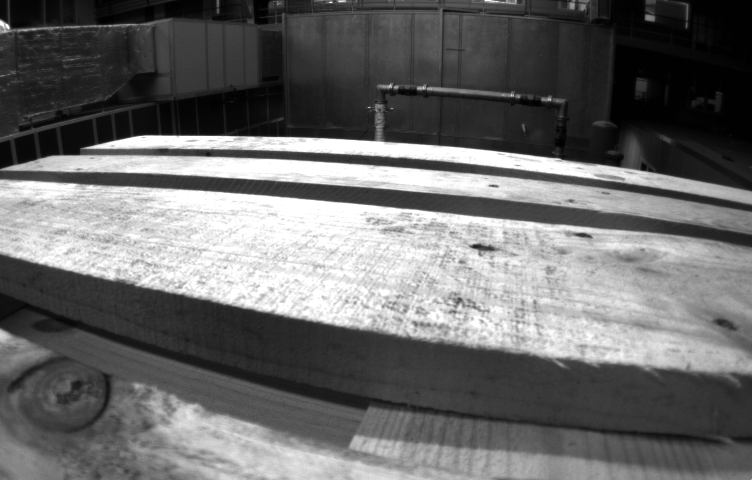
//> input picture orb/1.png, 752 x 480 px
$ ./orb   (built with g++ and OpenCV 4)
//> lines starting //> are read from the running program, lines starting //| are printed output that depends on the picture
#include "orb.hpp"
#include <vector>

int main()
{
    auto raw_1 = cv::imread("../1.png");
//> raw_1 is the input picture: 480 rows x 752 cols, CV_8UC3; min 1, max 255, mean 107.2
    auto raw_2 = cv::imread("../2.png");
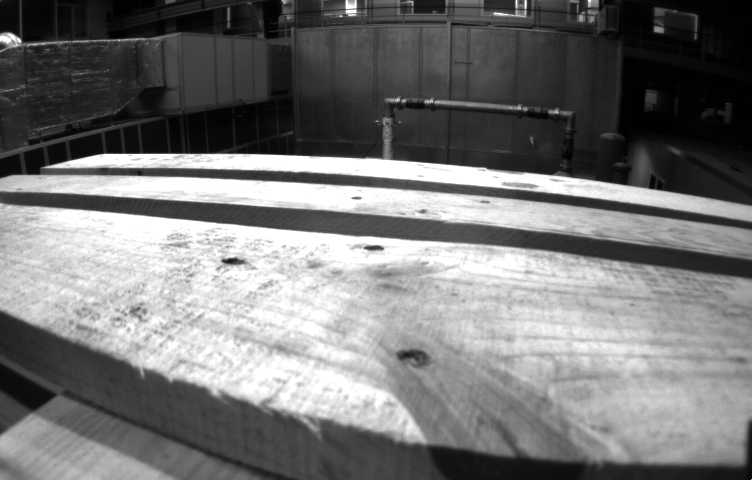
//> input picture orb/2.png, 752 x 480 px
//> raw_2 is the input picture: 480 rows x 752 cols, CV_8UC3; min 1, max 255, mean 118.4
    /****************采用opencv实现****************/
    // 定义变量
    cv::Ptr<cv::ORB> orb_1 = cv::ORB::create(1000, 1.2, 8, 31, 0, 2, 0, 31, 20);
    cv::Ptr<cv::ORB> orb_2 = cv::ORB::create(1000, 1.2, 8, 31, 0, 2, 0, 31, 20);
    std::vector<cv::KeyPoint> kps_1,kps_2;
    cv::Mat desc_1,desc_2;
    std::vector<cv::DMatch> matches,good_matches;
    cv::Ptr<cv::DescriptorMatcher> matcher  = cv::DescriptorMatcher::create ( "BruteForce-Hamming" );
    cv::Mat feature_pic_1,feature_pic_2,match_pic,good_match_pic;
    // 计算特征点和描述子
    orb_1->detect(raw_1,kps_1);
//> kps_1 = 1000 keypoints; strongest (x, y, size): (390, 85, 31), (471, 246, 31), (472, 246, 44.6), (377, 139, 64.3)
    orb_1->compute(raw_1,kps_1,desc_1);
    orb_2->detect(raw_2,kps_2);
//> kps_2 = 1000 keypoints; strongest (x, y, size): (223, 260, 37.2), (223, 261, 44.6), (382, 248, 31), (225, 261, 53.6)
    orb_2->compute(raw_2,kps_2,desc_2);
    // 对两张图片进行匹配
    matcher->match ( desc_1, desc_2, matches );
//> matches = 1000 matches
    for(auto match:matches)
    {
        if(match.distance<40)
        {
            good_matches.push_back(match);
        }
    }
//> after the loop, good_matches = 107 matches
    // 输出图片
    cv::drawKeypoints(raw_1,kps_1,feature_pic_1);
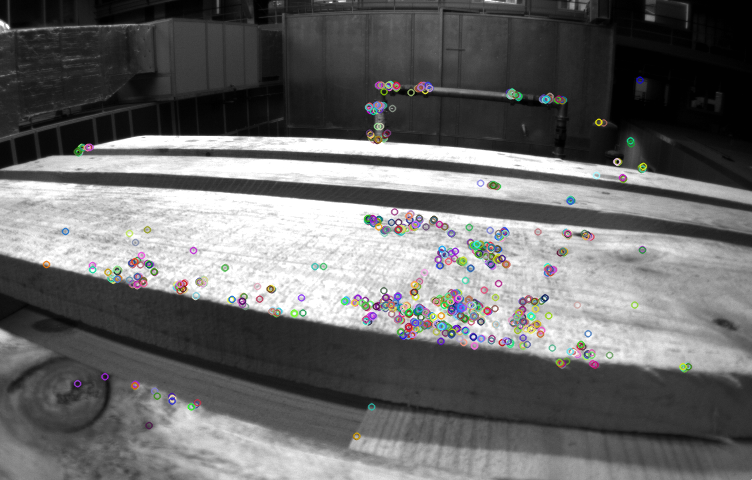
//> feature_pic_1: 480 rows x 752 cols, CV_8UC3; mean B, G, R 105.7, 105.7, 105.8
    cv::drawKeypoints(raw_2,kps_2,feature_pic_2);
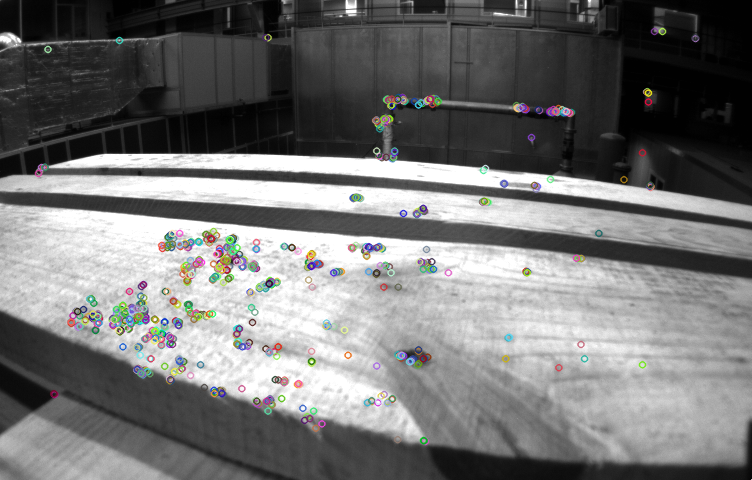
//> feature_pic_2: 480 rows x 752 cols, CV_8UC3; mean B, G, R 116.8, 117, 117
    cv::drawMatches(raw_1,kps_1,raw_2,kps_2,matches,match_pic);
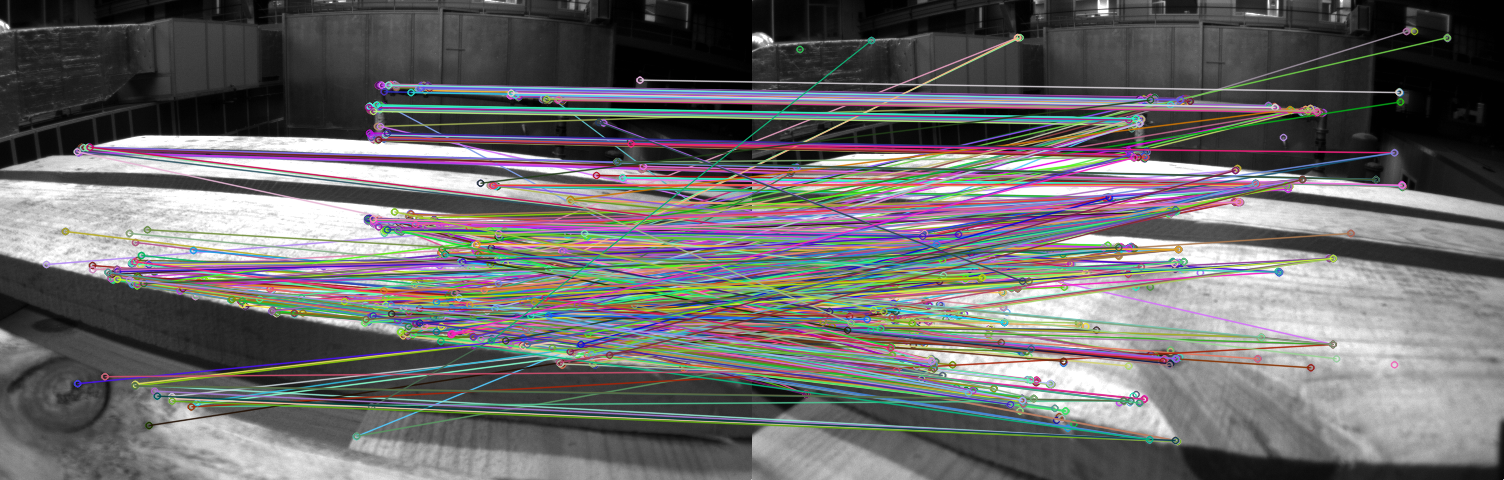
//> match_pic: 480 rows x 1504 cols, CV_8UC3; mean B, G, R 107.1, 106.4, 108
    cv::drawMatches(raw_1,kps_1,raw_2,kps_2,good_matches,good_match_pic);
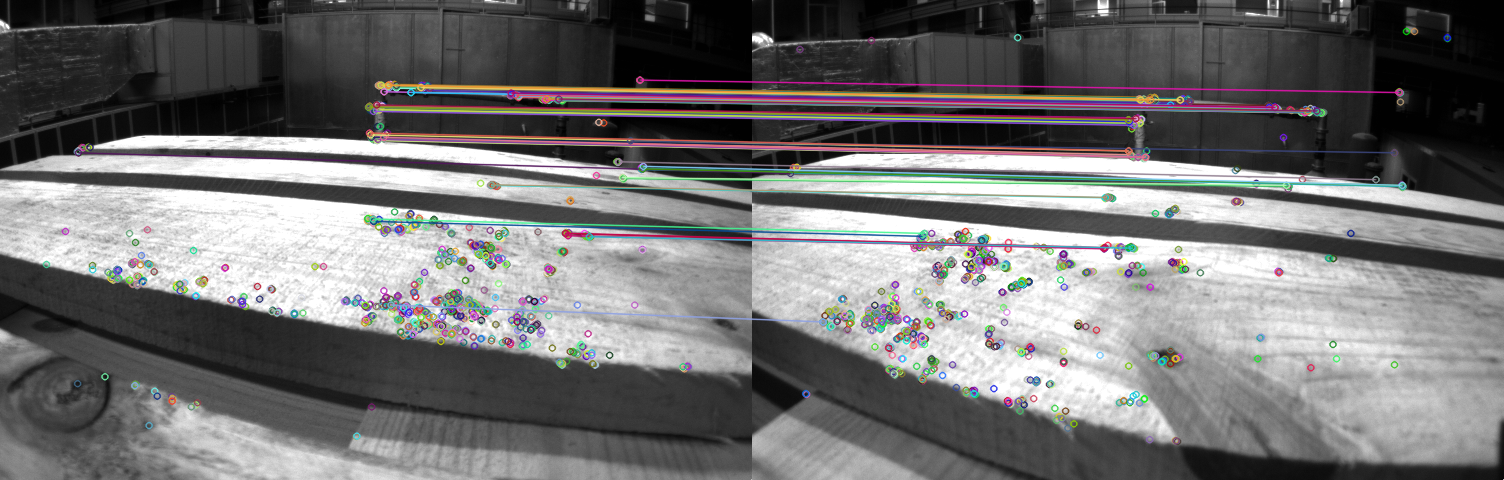
//> good_match_pic: 480 rows x 1504 cols, CV_8UC3; mean B, G, R 113.9, 113.7, 114.5
    cv::imshow("feature1",feature_pic_1);
    cv::imshow("feature2",feature_pic_2);
    cv::imshow("matches",match_pic);
    cv::imshow("good matches",good_match_pic);
    cv::waitKey();
}
